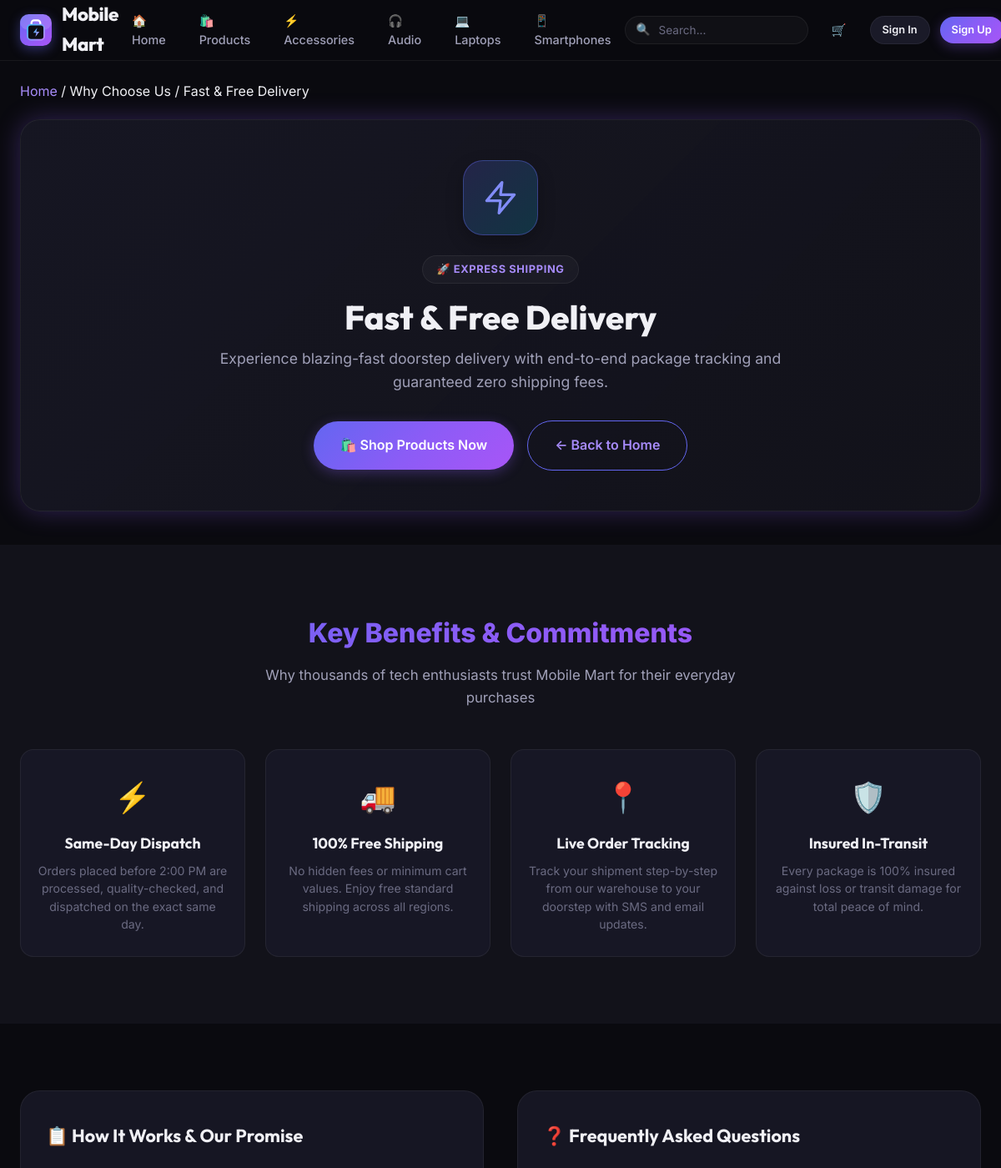
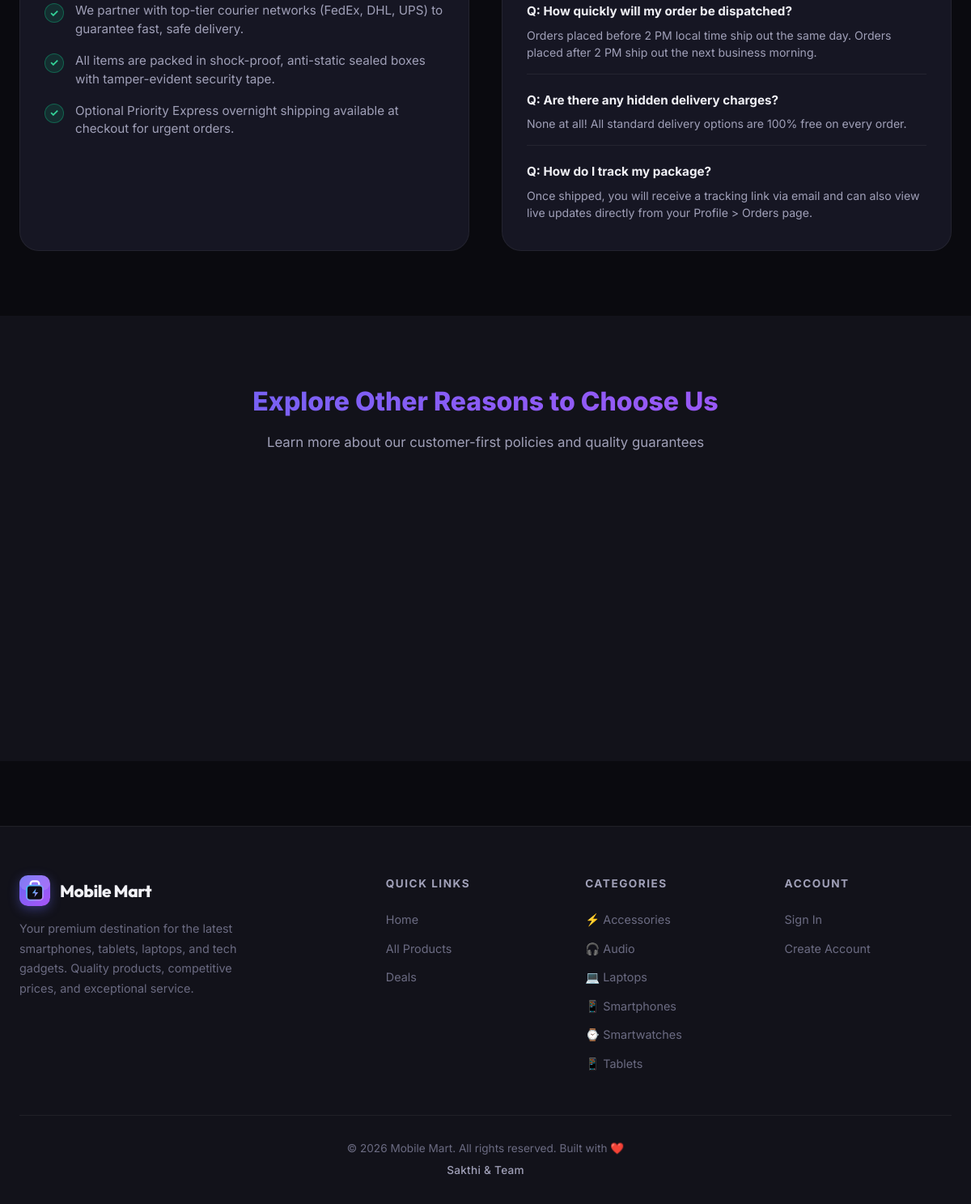
The page /why-us/fast-delivery on the database its author committed (2 pictures, top to bottom).
### models.py (models this page shows, shortened)
class Category(db.Model):
    __tablename__ = 'categories'
    id = db.Column(db.Integer, primary_key=True)
    name = db.Column(db.String(100), unique=True, nullable=False)
    slug = db.Column(db.String(100), unique=True, nullable=False)
    icon = db.Column(db.String(50), default='📱')
    description = db.Column(db.Text, default='')
    products = db.relationship('Product', backref='category', lazy=True)

### app.py (the view)
@app.route('/why-us/<feature_slug>')
def why_us_detail(feature_slug):
    feature = WHY_US_FEATURES.get(feature_slug)
    if not feature:
        return render_template('base.html', error_code=404, error_message='Feature page not found.'), 404
    other_features = [f for s, f in WHY_US_FEATURES.items() if s != feature_slug]
    return render_template('why_us_detail.html',
                           feature=feature,
                           other_features=other_features)

### app.py (called while the page is built)
@app.context_processor
def inject_globals():
    categories = Category.query.order_by(Category.name).all()
    cart_count = 0
    if current_user.is_authenticated:
        cart_count = current_user.cart_count
    return dict(
        all_categories=categories,
        cart_count=cart_count,
        current_year=datetime.now().year
    )

### templates/why_us_detail.html (shortened to what this page needs)
{% extends "base.html" %}
{% block content %}
<div class="container" style="padding-top: 24px;">
    <nav class="breadcrumbs" aria-label="Breadcrumb">
        <a href="{{ url_for('index') }}">Home</a>
        <span class="separator">/</span>
        <span class="current">Why Choose Us</span>
        <span class="separator">/</span>
        <span class="current">{{ feature.title }}</span>
    </nav>
</div>
<section class="section" style="padding-top: 20px; padding-bottom: 40px;">
    <div class="container">
        <div class="feature-hero-card">
            <div class="cat-icon-badge {{ feature.icon_class }} size-xl">
                <svg class="cat-svg" viewBox="0 0 24 24" fill="none" stroke="currentColor" stroke-width="1.8" stroke-linecap="round" stroke-linejoin="round">
                    {{ feature.icon_svg | safe }}
                </svg>
            </div>
            <div class="feature-badge">{{ feature.badge }}</div>
            <h1 class="feature-title">{{ feature.title }}</h1>
            <p class="feature-subtitle">{{ feature.hero_subtitle }}</p>
            <div class="feature-cta-row">
                <a href="{{ url_for('products') }}" class="btn btn-primary btn-lg">🛍️ Shop Products Now</a>
                <a href="{{ url_for('index') }}" class="btn btn-outline btn-lg">← Back to Home</a>
            </div>
        </div>
    </div>
</section>
<section class="section" style="background: var(--bg-secondary);">
    <div class="container">
        <div class="section-header">
            <h2>Key Benefits & Commitments</h2>
            <p>Why thousands of tech enthusiasts trust Mobile Mart for their everyday purchases</p>
        </div>
        <div class="grid-4">
            {% for item in feature.highlights %}
            <div class="highlight-card">
                <span class="highlight-icon">{{ item.icon }}</span>
                <h3 class="highlight-title">{{ item.title }}</h3>
                <p class="highlight-desc">{{ item.desc }}</p>
            </div>
            {% endfor %}
        </div>
    </div>
</section>
<section class="section">
    <div class="container">
        <div class="feature-details-wrapper">
            <div class="feature-details-card">
                <h2>📋 How It Works & Our Promise</h2>
                <ul class="feature-details-list">
                    {% for detail in feature.details %}
                    <li>
                        <span class="check-bullet">✓</span>
                        <span>{{ detail }}</span>
                    </li>
                    {% endfor %}
                </ul>
            </div>
            {% if feature.faqs %}
            <div class="feature-faq-card">
                <h2>❓ Frequently Asked Questions</h2>
                <div class="faq-list">
                    {% for faq in feature.faqs %}
                    <div class="faq-item">
                        <div class="faq-question">Q: {{ faq.q }}</div>
                        <div class="faq-answer">{{ faq.a }}</div>
                    </div>
                    {% endfor %}
                </div>
            </div>
            {% endif %}
        </div>
    </div>
</section>
<section class="section" style="background: var(--bg-secondary);">
    <div class="container">
        <div class="section-header">
            <h2>Explore Other Reasons to Choose Us</h2>
            <p>Learn more about our customer-first policies and quality guarantees</p>
        </div>
        <div class="grid-3" style="max-width: 960px; margin: 0 auto;">
        </div>
    </div>
</section>
{% endblock %}

### templates/base.html (shortened to what this page needs)
<!DOCTYPE html>
<html lang="en">
<head>
    <link rel="stylesheet" href="{{ url_for('static', filename='css/style.css') }}">
</head>
<body>
    <nav class="navbar" id="navbar">
        <div class="navbar-inner">
            <a href="{{ url_for('index') }}" class="navbar-brand">
                <span class="brand-logo-pod">
                </span>
                Mobile Mart
            </a>
            <ul class="navbar-nav" id="main-nav">
                <li><a href="{{ url_for('index') }}" class="{% if request.endpoint == 'index' %}active{% endif %}">🏠 Home</a></li>
                <li><a href="{{ url_for('products') }}" class="{% if request.endpoint == 'products' %}active{% endif %}">🛍️ Products</a></li>
                {% for cat in all_categories[:4] %}
                <li><a href="{{ url_for('products', category=cat.slug) }}">{{ cat.icon }} {{ cat.name }}</a></li>
                {% endfor %}
            </ul>
            <div class="navbar-actions">
                <form class="nav-search" action="{{ url_for('search') }}" method="GET">
                    <span class="search-icon">🔍</span>
                    <input type="text" name="q" placeholder="Search..." value="{{ request.args.get('q', '') }}" autocomplete="off">
                </form>
                <a href="{{ url_for('cart') }}" class="cart-btn" data-tooltip="Shopping Cart">
                    🛒
                </a>
                {% if current_user.is_authenticated %}
                    {% if current_user.is_admin %}
                    <a href="{{ url_for('admin_dashboard') }}" class="btn btn-sm btn-outline desktop-only-btn">⚙️ Admin</a>
                    {% endif %}
                    <a href="{{ url_for('profile') }}" class="btn btn-sm btn-secondary desktop-only-btn">👤 {{ current_user.username }}</a>
                    <a href="{{ url_for('logout') }}" class="btn btn-sm btn-secondary desktop-only-btn">Logout</a>
                {% else %}
                    <a href="{{ url_for('login') }}" class="btn btn-sm btn-secondary desktop-only-btn">Sign In</a>
                    <a href="{{ url_for('register') }}" class="btn btn-sm btn-primary desktop-only-btn">Sign Up</a>
                {% endif %}
            </div>
        </div>
    </nav>
    {% if error_code %}
    <div class="container">
        <div class="error-page">
            <div class="error-code">{{ error_code }}</div>
            <p>{{ error_message }}</p>
            <a href="{{ url_for('index') }}" class="btn btn-primary">← Back to Home</a>
        </div>
    </div>
    {% else %}
    <main>
        {% block content %}{% endblock %}
    </main>
    {% endif %}
    {% if not error_code %}
    <footer class="footer">
        <div class="container">
            <div class="footer-grid">
                <div class="footer-brand">
                    <a href="{{ url_for('index') }}" class="navbar-brand">
                        <span class="brand-logo-pod">
                        </span>
                        Mobile Mart
                    </a>
                    <p>Your premium destination for the latest smartphones, tablets, laptops, and tech gadgets. Quality products, competitive prices, and exceptional service.</p>
                </div>
                <div>
                    <h4>Quick Links</h4>
                    <ul class="footer-links">
                        <li><a href="{{ url_for('index') }}">Home</a></li>
                        <li><a href="{{ url_for('products') }}">All Products</a></li>
                        <li><a href="{{ url_for('products', sort='price_low') }}">Deals</a></li>
                    </ul>
                </div>
                <div>
                    <h4>Categories</h4>
                    <ul class="footer-links">
                        {% for cat in all_categories %}
                        <li><a href="{{ url_for('products', category=cat.slug) }}">{{ cat.icon }} {{ cat.name }}</a></li>
                        {% endfor %}
                    </ul>
                </div>
                <div>
                    <h4>Account</h4>
                    <ul class="footer-links">
                        {% if current_user.is_authenticated %}
                        <li><a href="{{ url_for('profile') }}">My Profile</a></li>
                        <li><a href="{{ url_for('orders') }}">My Orders</a></li>
                        <li><a href="{{ url_for('cart') }}">Shopping Cart</a></li>
                        {% else %}
                        <li><a href="{{ url_for('login') }}">Sign In</a></li>
                        <li><a href="{{ url_for('register') }}">Create Account</a></li>
                        {% endif %}
                    </ul>
                </div>
            </div>
            <div class="footer-bottom">
                <p>© {{ current_year }} Mobile Mart. All rights reserved. Built with ❤️</p>
                <p class="footer-owner">Sakthi &amp; Team</p>
            </div>
        </div>
    </footer>
    {% endif %}
</body>
</html>

### rows shown on the page
Category: icon "⚡", name "Accessories"
Category: icon "🎧", name "Audio"
Category: icon "💻", name "Laptops"
Category: icon "📱", name "Smartphones"
Category: icon "⌚", name "Smartwatches"
Category: icon "📱", name "Tablets"

### other values the page prints
{{ feature.title }} "Fast & Free Delivery"
{{ feature.badge }} "🚀 EXPRESS SHIPPING"
{{ feature.hero_subtitle }} "Experience blazing-fast doorstep delivery with end-to-end package tracking and guaranteed zero shipping fees."
{{ item.icon }} "⚡" "🚚" "📍" "🛡️"
{{ item.title }} "Same-Day Dispatch" "100% Free Shipping" "Live Order Tracking" "Insured In-Transit"
{{ item.desc }} "Orders placed before 2:00 PM are processed, quality-checked, and dispatched on the exact same day." "No hidden fees or minimum cart values. Enjoy free standard shipping across all regions." "Track your shipment step-by-step from our warehouse to your doorstep with SMS and email updates." "Every package is 100% insured against loss or transit damage for total peace of mind."
{{ detail }} "We partner with top-tier courier networks (FedEx, DHL, UPS) to guarantee fast, safe delivery." "All items are packed in shock-proof, anti-static sealed boxes with tamper-evident security tape." "Optional Priority Express overnight shipping available at checkout for urgent orders."
{{ faq.q }} "How quickly will my order be dispatched?" "Are there any hidden delivery charges?" "How do I track my package?"
{{ faq.a }} "Orders placed before 2 PM local time ship out the same day. Orders placed after 2 PM ship out the next business morning." "None at all! All standard delivery options are 100% free on every order." "Once shipped, you will receive a tracking link via email and can also view live updates directly from your Profile > Orders page."
